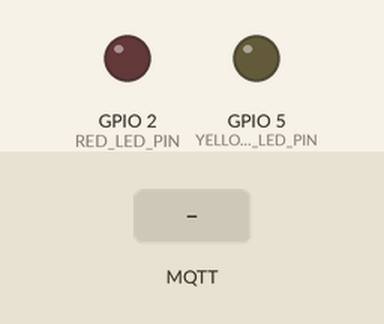
Recording of a sketch running on a simulated ESP32. Shown: output pins drawn as LEDs (lit = HIGH). Inputs (shaded band) come from the test bench. WiFi joins after 1.5 s; servers stay silent unless stated; no MQTT or app messages arrive unless stated; what the sketch prints to the serial monitor is not drawn.

Above: at 2.7 s.
2.8 s: MQTT message "RED" arrives on the first subscribed topic
At 3.6 s:
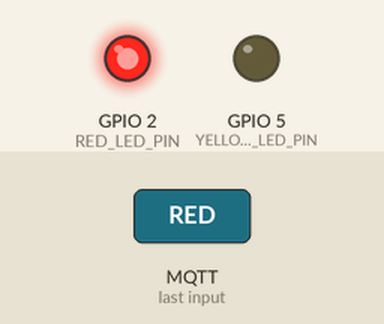
4.3 s: MQTT message "YELLOW" arrives on the first subscribed topic
At 4.8 s:
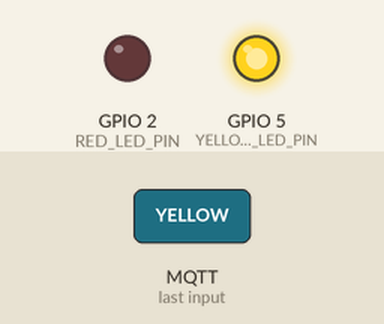
5.8 s: MQTT message "ON" arrives on the first subscribed topic
At 7.1 s:
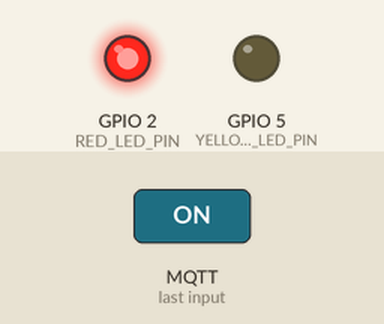
Timing chart, 0 to 8.8 s (numbered marks = the images above; inputs shaded):
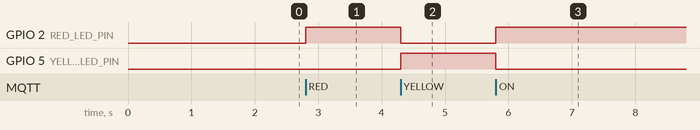

The sketch:

esp32_subscriber.ino
```cpp
#include <WiFi.h>
#include <WiFiClientSecure.h>
#include <PubSubClient.h>

// ===== WiFi =====
const char* WIFI_SSID = "YOUR_WIFI_NAME";
const char* WIFI_PASSWORD = "YOUR_WIFI_PASSWORD";

// ===== HiveMQ Cloud =====
const char* MQTT_HOST = "5b44b6c6c4ef4b65a63422825cfa4e4d.s1.eu.hivemq.cloud";
const int MQTT_PORT = 8883;
const char* MQTT_USERNAME = "obecject detection";
const char* MQTT_PASSWORD = "obecject123";

// ===== MQTT Topic =====
// ต้องตรงกับหน้าเว็บ YOLO / MQTT Dashboard
const char* LED_CONTROL_TOPIC = "led/control";

// ===== Hardware =====
// LED สีแดง
#define RED_LED_PIN 2

// LED สีเหลือง
// ถ้าไม่มี LED เหลือง ให้ใส่ -1
#define YELLOW_LED_PIN 5

// ความเร็วกะพริบ
const unsigned long BLINK_INTERVAL_MS = 500;

WiFiClientSecure wifiClient;
PubSubClient mqttClient(wifiClient);

// ===== สถานะไฟ =====
enum LedState {
  LED_STATE_OFF,
  LED_STATE_RED,
  LED_STATE_YELLOW
};

LedState ledState = LED_STATE_OFF;

bool blinkOn = false;
unsigned long lastBlinkTime = 0;

// ตรวจว่ามี LED เหลืองหรือไม่
bool hasYellowLed() {
  return YELLOW_LED_PIN >= 0;
}

// เปิด/ปิด GPIO
void setPin(int pin, bool on) {
  if (pin >= 0) {
    digitalWrite(pin, on ? HIGH : LOW);
  }
}

// ===== ควบคุมสถานะ LED =====
void setLedState(LedState state) {
  ledState = state;
  blinkOn = false;
  lastBlinkTime = millis();

  switch (state) {

    case LED_STATE_OFF:
      setPin(RED_LED_PIN, false);
      setPin(YELLOW_LED_PIN, false);

      Serial.println("LED OFF");
      break;

    case LED_STATE_RED:
      setPin(RED_LED_PIN, true);
      setPin(YELLOW_LED_PIN, false);

      Serial.println("LED RED (รถอยู่ใกล้)");
      break;

    case LED_STATE_YELLOW:

      if (hasYellowLed()) {

        // มี LED เหลือง
        setPin(RED_LED_PIN, false);
        setPin(YELLOW_LED_PIN, true);

      } else {

        // มี LED ดวงเดียว
        // ใช้การกระพริบแทนสีเหลือง
        setPin(RED_LED_PIN, true);
        blinkOn = true;
      }

      Serial.println("LED YELLOW (รถอยู่ไกล)");
      break;
  }
}

// ===== Update LED แบบไม่ใช้ delay =====
void updateLed() {

  if (ledState == LED_STATE_YELLOW && !hasYellowLed()) {

    if (millis() - lastBlinkTime >= BLINK_INTERVAL_MS) {

      lastBlinkTime = millis();

      blinkOn = !blinkOn;

      setPin(RED_LED_PIN, blinkOn);
    }
  }
}

// ===== Connect WiFi =====
void connectWiFi() {

  Serial.print("Connecting WiFi");

  WiFi.begin(WIFI_SSID, WIFI_PASSWORD);

  while (WiFi.status() != WL_CONNECTED) {

    delay(500);

    Serial.print(".");
  }

  Serial.println();

  Serial.print("WiFi connected, IP: ");
  Serial.println(WiFi.localIP());
}

// ===== MQTT Message =====
void handleMqttMessage(
  char* topic,
  byte* payload,
  unsigned int length
) {

  String message = "";

  for (unsigned int i = 0; i < length; i++) {
    message += (char)payload[i];
  }

  message.trim();
  message.toUpperCase();

  Serial.print("Message arrived [");
  Serial.print(topic);
  Serial.print("]: ");
  Serial.println(message);

  // ตรวจ Topic
  if (strcmp(topic, LED_CONTROL_TOPIC) == 0) {

    if (message == "RED" || message == "ON") {

      setLedState(LED_STATE_RED);

    } else if (message == "YELLOW") {

      setLedState(LED_STATE_YELLOW);

    } else if (message == "OFF") {

      setLedState(LED_STATE_OFF);

    } else {

      Serial.println(
        "Unknown command "
        "(ใช้ได้: RED, YELLOW, OFF, ON)"
      );
    }
  }
}

// ===== Connect MQTT =====
void connectMQTT() {

  while (!mqttClient.connected()) {

    String clientId =
      "ESP32-LED-" +
      String((uint32_t)ESP.getEfuseMac(), HEX);

    Serial.print("Connecting MQTT...");

    if (
      mqttClient.connect(
        clientId.c_str(),
        MQTT_USERNAME,
        MQTT_PASSWORD
      )
    ) {

      Serial.println("connected");

      // Subscribe LED control
      mqttClient.subscribe(LED_CONTROL_TOPIC);

      Serial.print("Subscribed: ");
      Serial.println(LED_CONTROL_TOPIC);

    } else {

      Serial.print("failed, rc=");
      Serial.print(mqttClient.state());

      Serial.println(
        " try again in 3 seconds"
      );

      // รอ 3 วินาที
      // แต่ยังให้ LED กระพริบได้
      for (int i = 0; i < 60; i++) {

        updateLed();

        delay(50);
      }
    }
  }
}

// ===== Setup =====
void setup() {

  Serial.begin(115200);

  // ตั้งค่า LED
  pinMode(RED_LED_PIN, OUTPUT);

  if (hasYellowLed()) {
    pinMode(YELLOW_LED_PIN, OUTPUT);
  }

  // เริ่มต้นปิดไฟ
  setLedState(LED_STATE_OFF);

  // WiFi
  connectWiFi();

  // HiveMQ Cloud TLS
  // ใช้สำหรับทดสอบโดยไม่ตรวจ certificate
  wifiClient.setInsecure();

  // MQTT
  mqttClient.setServer(
    MQTT_HOST,
    MQTT_PORT
  );

  mqttClient.setCallback(
    handleMqttMessage
  );
}

// ===== Loop =====
void loop() {

  // Update LED
  updateLed();

  // ตรวจ WiFi
  if (WiFi.status() != WL_CONNECTED) {
    connectWiFi();
  }

  // ตรวจ MQTT
  if (!mqttClient.connected()) {
    connectMQTT();
  }

  // MQTT loop
  mqttClient.loop();
}
```

Measured:
- after the input at 2.8 s, GPIO 2 (RED_LED_PIN): LOW → HIGH at once
- after the input at 4.3 s, GPIO 2 (RED_LED_PIN): HIGH → LOW at once; GPIO 5 (YELLOW_LED_PIN): LOW → HIGH at once
- after the input at 5.8 s, GPIO 2 (RED_LED_PIN): LOW → HIGH at once; GPIO 5 (YELLOW_LED_PIN): HIGH → LOW at once
